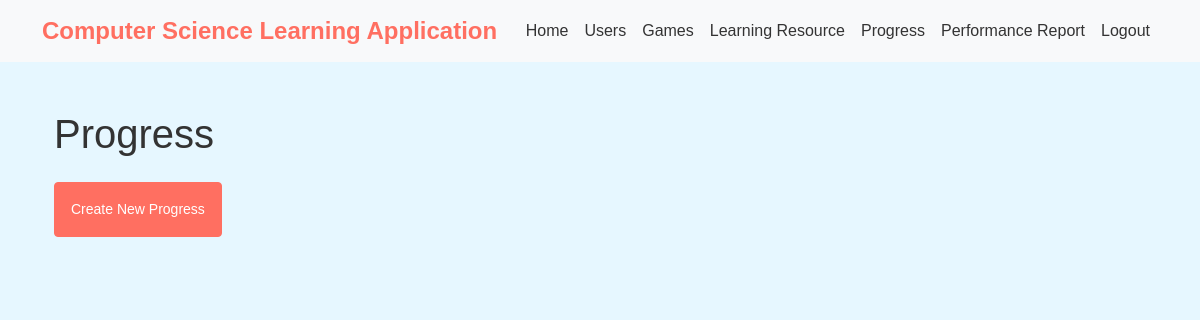
The page /progress/ (signed in) on the database as committed earlier.
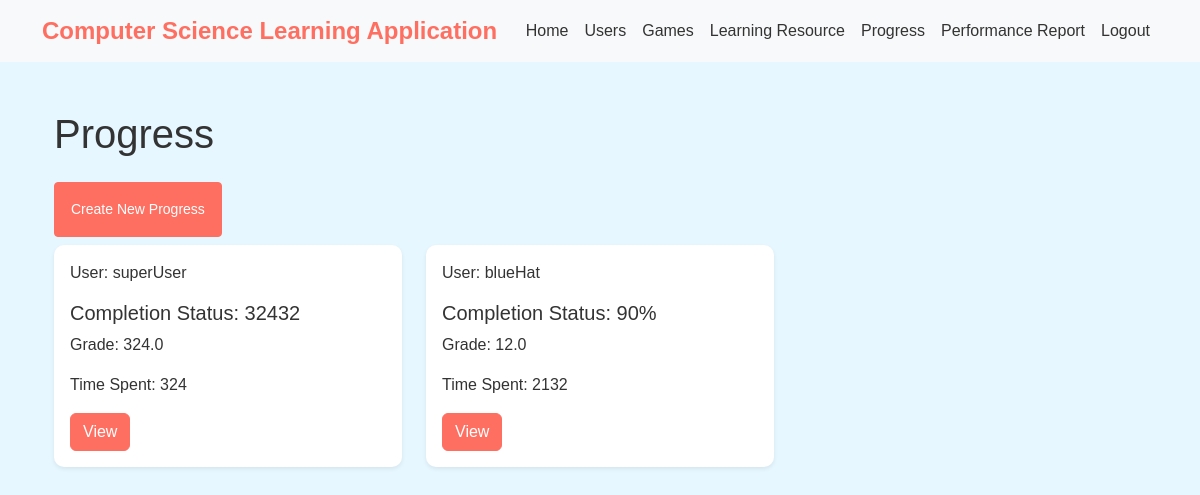
The same page on the database as committed later.
### computer_science_learning_app/models.py (models this page shows, shortened)
class Progress(models.Model):
    ProgressID = models.AutoField(primary_key=True)
    UserID = models.ForeignKey(Usersys, on_delete=models.CASCADE)
    ResourceID = models.ForeignKey(LearningResource, on_delete=models.CASCADE)
    CompletionStatus = models.CharField(max_length=20)
    Grade = models.FloatField()
    TimeSpent = models.IntegerField()

class Usersys(AbstractBaseUser):
    UserID = models.AutoField(primary_key=True)
    Username = models.CharField(max_length=100, unique=True)
    Email = models.EmailField(unique=True)
    Role_choices = [
        ("student", "Student"),
        ("parent", "Parent"),
        ("teacher", "Teacher"),
    ]
    Role = models.CharField(max_length=20, choices=Role_choices, default='student')
    is_staff = models.BooleanField(default=False)
    objects = UsersysManager()
    USERNAME_FIELD = 'Username'
    REQUIRED_FIELDS = ['username']

### computer_science_learning_app/views.py (the view)
# urls.py: path('progress/', ProgressListView.as_view(), name='progress_list'),
class ProgressListView(LoginRequiredMixin,ListView):
    model = Progress
    template_name = "progress_list.html"
    context_object_name = "progresses"
    def get_queryset(self):
        queryset = super().get_queryset()
        for progress in queryset:
            user = Usersys.objects.get(pk=progress.UserID_id)
            progress.username = user.Username
        return queryset

### computer_science_learning_app/templates/progress_list.html (shortened to what this page needs)
{% extends "base_template.html" %}
{% block content %}
<div class="container mt-5">
    <h1 class="mb-4">Progress</h1>
    <div class="col-6">
        <a href="{% url 'progress_create' %}" class="p-3 mb-2 btn btn-sm btn-primary">Create New Progress</a>
    </div>
    <div class="row">
        {% for progress in progresses %}
        <div class="col-md-4">
            <div class="card mb-4 shadow-sm">
                <div class="card-body">
                    <p class="card-text">User: {{ progress.username }}</p>
                    <h5 class="card-title">Completion Status: {{ progress.CompletionStatus }}</h5>
                    <p class="card-text">Grade: {{ progress.Grade }}</p>
                    <p class="card-text">Time Spent: {{ progress.TimeSpent }}</p>
                    <a href="{% url 'progress_detail' pk=progress.pk %}" class="btn btn-primary">View</a>
                </div>
            </div>
        </div>
        {% endfor %}
    </div>
</div>
{% endblock %}

Rows that differ between the two databases and show on the page:
added Progress: username "superUser", CompletionStatus "32432", Grade "324.0", TimeSpent "324"
added Progress: username "blueHat", CompletionStatus "90%", Grade "12.0", TimeSpent "2132"
